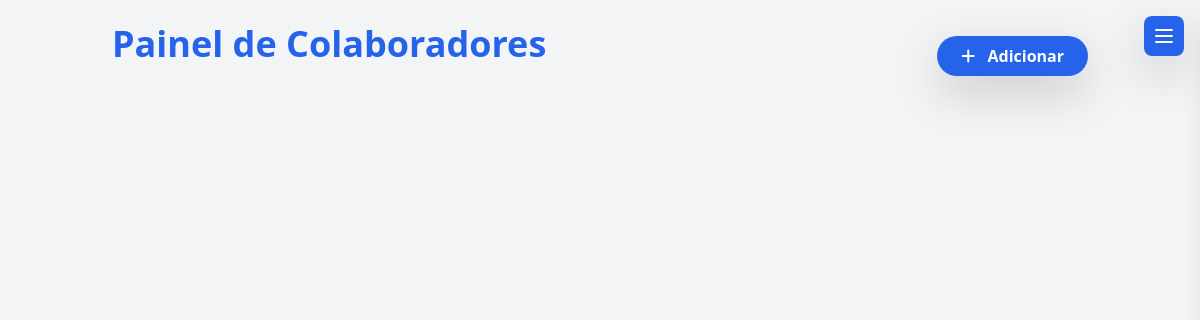
Page /criar_colaborador/ on the earlier database version.
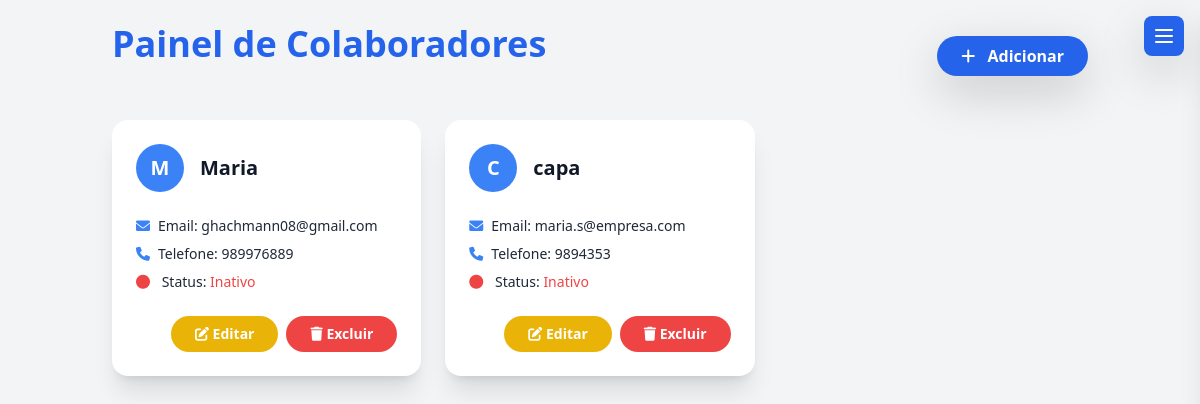
Same page on the later database version.
### app/models.py (models this page shows, shortened)
class Colaborador(models.Model):
    nome = models.CharField(max_length=100)
    email = models.EmailField(unique=True)
    telefone = models.CharField(max_length=15, blank=True, null=True)
    status = models.BooleanField(default=True)
    funcao = models.CharField(max_length=100, blank=True, null=True)

### app/views.py (the view, shortened to what this page needs)
# urls.py: path('criar_colaborador/', views.criar_colaborador, name='criar_colaborador'),
def criar_colaborador(request):
    if request.method == 'GET':
        colaboradores = Colaborador.objects.all()
        return render(request, 'app/pages/colaboradores.html', {'colaboradores': colaboradores})

### app/templates/app/pages/colaboradores.html (shortened to what this page needs)
{% include 'app/partials/doctype.html' %}
<body class="bg-gray-100 dark:bg-gray-900 text-gray-800 dark:text-gray-200">
    {% include 'app/partials/header.html' %}
    <div class="container mx-auto p-6">
        <div class="flex flex-col md:flex-row items-center justify-between mb-8">
            <h1 class="text-3xl md:text-4xl font-extrabold text-blue-600 dark:text-blue-400 mb-4 md:mb-0">
                Painel de Colaboradores
            </h1>
            <div class="flex items-center space-x-4 w-full md:w-auto">
                <button onclick="openModal('create-modal')" class="bg-blue-600 hover:bg-blue-700 text-white font-bold py-2 px-6 rounded-full shadow-lg transition transform hover:scale-105">
                    <i class="fas fa-plus mr-2"></i> Adicionar
                </button>
            </div>
        </div>
        <div id="colaboradores-list" class="grid grid-cols-1 md:grid-cols-2 lg:grid-cols-3 gap-6 animate-fade-in">
            {% for i in colaboradores %}
            <div class="bg-white dark:bg-gray-800 rounded-2xl shadow-xl p-6 transform transition-transform hover:scale-105 hover:shadow-2xl card-enter card-enter-active">
                <div class="flex items-center space-x-4 mb-4">
                    <div class="w-12 h-12 rounded-full bg-blue-500 flex items-center justify-center text-white text-xl font-semibold">
                        {{ i.nome|first|upper }}
                    </div>
                    <div>
                        <h3 class="text-xl font-bold text-gray-900 dark:text-gray-100">{{ i.nome }}</h3>
                    </div>
                </div>
                <div class="space-y-2 text-sm">
                    <p><i class="fas fa-envelope mr-2 text-blue-500"></i><span class="font-medium">Email:</span> {{ i.email }}</p>
                    <p><i class="fas fa-phone mr-2 text-blue-500"></i><span class="font-medium">Telefone:</span> {{ i.telefone }}</p>
                    <p>
                        <i class="fas fa-circle mr-2 {% if i.status %}text-green-500{% else %}text-red-500{% endif %}"></i>
                        <span class="font-medium">Status:</span>
                        <span class="{% if i.status %}text-green-500{% else %}text-red-500{% endif %}">
                            {% if i.status %}Ativo{% else %}Inativo{% endif %}
                        </span>
                    </p>
                </div>
                <div class="flex justify-end space-x-2 mt-6">
                    <button onclick="openModal('edit-modal-{{ i.id }}')" class="bg-yellow-500 hover:bg-yellow-600 text-white px-4 py-2 rounded-full text-sm font-semibold transition transform hover:scale-105">
                        <i class="fas fa-edit"></i> Editar
                    </button>
                    <button onclick="openModal('delete-modal-{{ i.id }}')" class="bg-red-500 hover:bg-red-600 text-white px-4 py-2 rounded-full text-sm font-semibold transition transform hover:scale-105">
                        <i class="fas fa-trash"></i> Excluir
                    </button>
                </div>
            </div>
            {% endfor %}
        </div>
    </div>
</body>
</html>

Differences in the rows shown:
added Colaborador: nome|first "M", nome "Maria", email "ghachmann08@gmail.com", telefone "989976889", status False (drawn)
added Colaborador: nome|first "C", nome "capa", email "maria.s@empresa.com", telefone "9894353", status False (drawn)
